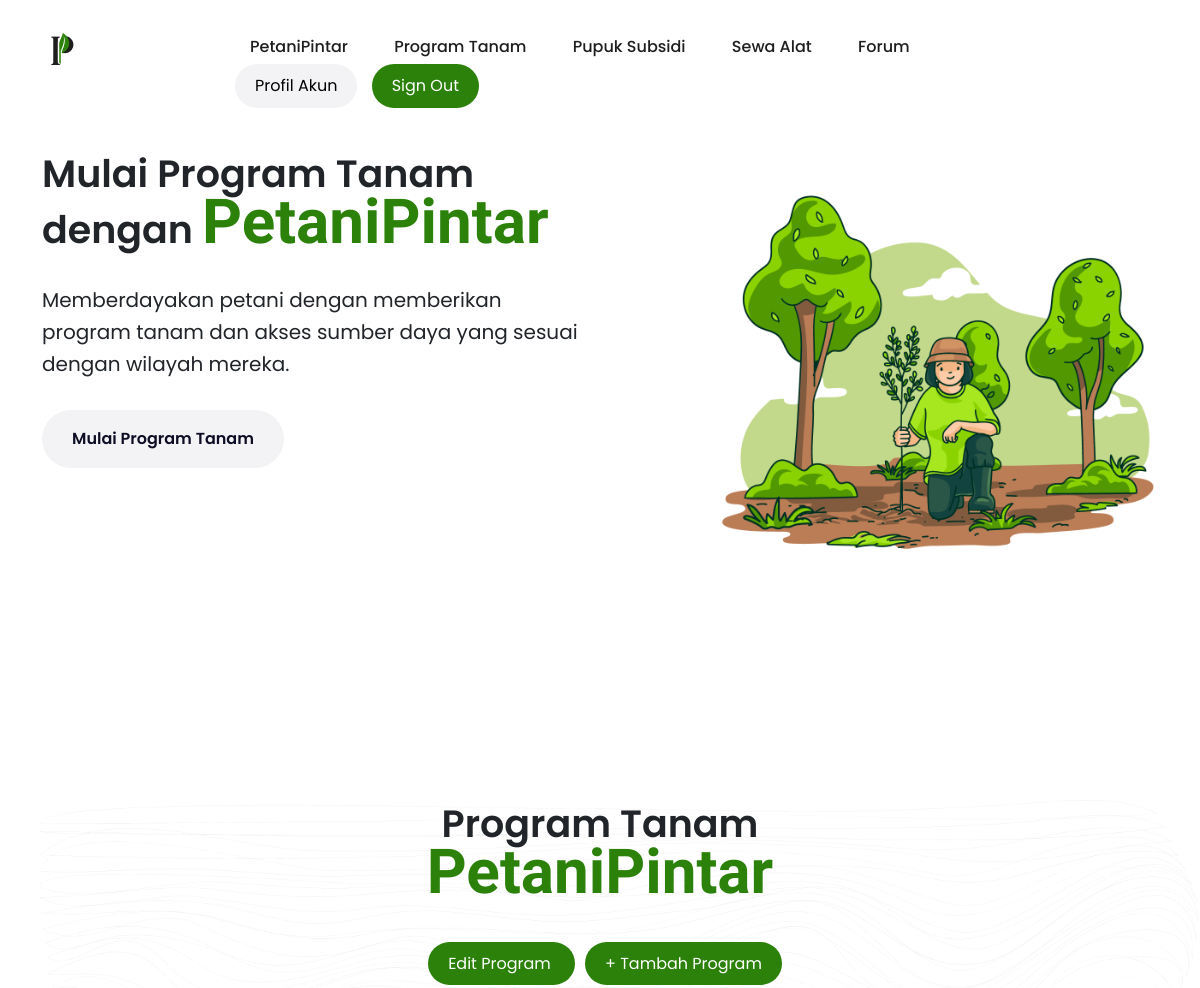
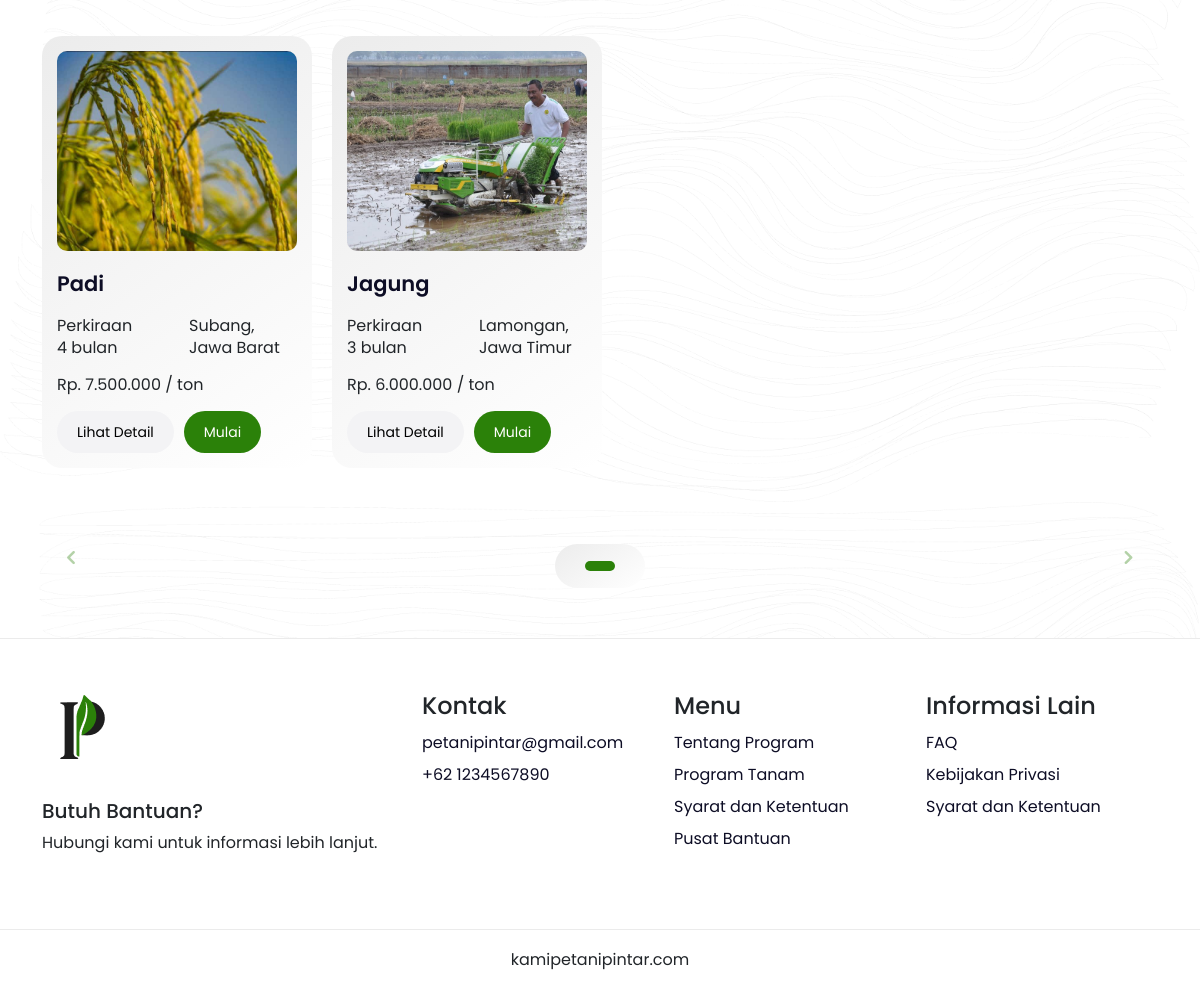
The app's page /program-tanam.php (signed in) with its own data (2 pictures, top to bottom).
### tables this page shows
CREATE TABLE program_tanam (
    id INT AUTO_INCREMENT PRIMARY KEY,
    nama VARCHAR(255) NOT NULL,
    waktu INT NOT NULL,
    daerah VARCHAR(255) NOT NULL,
    hasil DECIMAL(10, 2) NOT NULL,
    gambar VARCHAR(255),
    jumlah INT NOT NULL,
    koordinat VARCHAR(255)
);

### program-tanam.php (the view, shortened to what this page needs)
<!DOCTYPE html>
<html lang="en">
<head>
    <link rel="stylesheet" href="css/swiper-bundle.min.css">
    <link rel="stylesheet" href="css/bootstrap.min.css">
    <link rel="stylesheet" href="style.css">
    <link rel="stylesheet" href="https://unicons.iconscout.com/release/v4.0.0/css/line.css">
</head>
<body class="body-fixed">
    <header class="site-header">
        <div class="container">
            <div class="row">
                <div class="col-lg-2">
                    <div class="header-logo">
                        <a href="menu.php">
                            <img src="image/logo_petanipintar.png" width="40" height="40" alt="Logo">
                        </a>
                    </div>
                </div>
                <div class="col-lg-10">
                    <div class="main-navigation">
                        <nav class="header-menu">
                            <ul class="menu">
                                <li><a href="menu.php">PetaniPintar</a></li>
                                <li><a href="program-tanam.php">Program Tanam</a></li>
                                <li><a href="program-pupuk-subsidi.php">Pupuk Subsidi</a></li>
                                <li><a href="program-sewa-alat.php">Sewa Alat</a></li>
                                <li><a href="#">Forum</a></li>
                                <li>
                                    <button onclick="window.location.href='profile.php'" class="signin">Profil Akun</button>
                                    <button onclick="if(confirm('Apakah Anda yakin ingin keluar?')){window.location.href='login.php';}" class="signup">Sign Out</button>
                                </li>
                            </ul>
                        </nav>
                    </div>
                </div>
            </div>
        </div>
    </header>
    <div id="viewport">
        <div id="js-scroll-content">
            <section class="main-banner" id="about">
                <div class="sec-wp">
                    <div class="container">
                        <div class="row">
                            <div class="col-lg-6">
                                <div class="banner-text">
                                    <h2 class="h2-title">Mulai Program Tanam dengan <span>PetaniPintar</span></h2>
                                    <p>
                                        Memberdayakan petani dengan memberikan program tanam dan akses sumber daya yang sesuai dengan wilayah mereka.                                    </p>
                                    <div class="banner-btn mt-4">
                                        <a href="#program" class="sec-btn">Mulai Program Tanam</a>
                                    </div>
                                </div>
                            </div>
                            <div class="col-lg-6">
                                <div class="banner-img-wp">
                                    <img class="img-rounded" src="image/illustration/program1.png" alt="">
                                </div>
                            </div>
                        </div>
                    </div>
                </div>
            </section>
            <div class="repeat-img" style="background-image: url(image/pattern1_background.png);">
            <section class="default-banner" id="program">
                <div class="sec-wp">
                    <div class="container">
                        <div class="row">
                            <div class="col-lg-12">
                                <div class="sec-title text-center mb-5">
                                    <h2 class="h2-title mb-0">Program Tanam</h2>
                                    <h2 class="h2-title"><span>PetaniPintar</span></h2>
                                </div>
                                <?php
                                if (isset($_SESSION['admin']) && $_SESSION['admin'] == true) {
                                    echo '<div class="text-center mb-5">
                                            <a href="edit-program-tanam.php" class="add">
                                                Edit Program
                                            </a>
                                            <a href="add-program-tanam.php" class="add">
                                                + Tambah Program
                                            </a>
                                        </div>';
                                }
                                ?>
                            </div>
                        </div>
                        <div class="row katalog-tanam-slider">
                            <div class="swiper-wrapper">
                            <?php
                            include("php/config.php");
                            $sql = "SELECT * FROM program_tanam";
                            $result = $con->query($sql);
                            if ($result->num_rows > 0) {
                                while($row = $result->fetch_assoc()) {
                                    $sql_user_program = "SELECT * FROM user_program_tanam WHERE id_user = " . $_SESSION['id'] . " AND id_program_tanam = " . $row["id"];
                                    $result_user_program = $con->query($sql_user_program);
                                    echo '<div class="col-lg-3 swiper-slide">
                                            <div class="katalog-box">
                                                <div style="background-image: url(image/tanaman/' . $row["gambar"] . ');" class="katalog-tanam-img back-img"></div>
                                                <h3 onclick="window.location.href=\'detail-program-tanam.php?id=' . $row["id"] . '\'" class="h3-title">' . $row["nama"] . '</h3>
                                                <div class="row">
                                                    <div class="col-lg-6">
                                                        <p class="p-katalog">Perkiraan<br>' . $row["waktu"] . ' bulan</p>
                                                    </div>
                                                    <div class="col-lg-6">
                                                        <p class="p-katalog">' . $row["daerah"] . '</p>
                                                    </div>
                                                    <p class="p-katalog">Rp. ' . number_format($row["hasil"], 0, ',', '.') . ' / ton</p>
                                                </div>
                                                <div>
                                                    <ul>
                                                        <li>
                                                            <button onclick="window.location.href=\'detail-program-tanam.php?id=' . $row["id"] . '\'" class="signin">Lihat Detail</button>';
                                                            if ($result_user_program->num_rows > 0) {
                                                                echo '<button onclick="window.location.href=\'kirim-hasil-panen.php.php?id=' . $row["id"] . '\'" class="signup">Kirim</button>';
                                                            } else {
                                                                echo '<button onclick="window.location.href=\'mulai-program-tanam.php?id=' . $row["id"] . '\'" class="signup">Mulai</button>';
                                                            }
                                                        echo '</li>
                                                    </ul>
                                                </div>
                                            </div>
                                        </div>';
                                }
                            } else {
                                echo "Tidak ada program tanam yang tersedia saat ini.";
                            }
                            ?>
                            </div>
                            <div class="swiper-button-wp">
                                <div class="swiper-button-prev swiper-button">
                                    <i class="uil uil-angle-left"></i>
                                </div>
                                <div class="swiper-button-next swiper-button">
                                    <i class="uil uil-angle-right"></i>
                                </div>
                            </div>
                            <div class="swiper-pagination"></div>
                        </div>
                    </div>
                </div>
            </section>
        </div>
        <footer class="site-footer" id="help">
                <div class="top-footer section">
                    <div class="sec-wp">
                        <div class="container">
                            <div class="row">
                                <div class="col-lg-4">
                                    <div class="footer-info">
                                        <div class="footer-logo">
                                            <a href="index.php">
                                                <img src="image/petanipintar_logo80.png" alt="Logo">
                                            </a>
                                        </div>
                                        <h5>Butuh Bantuan?</h5>
                                        <a>Hubungi kami untuk informasi lebih lanjut.</a>
                                    </div>
                                </div>
                                <div class="col-lg-8">
                                    <div class="footer-flex-box">
                                        <div class="footer-menu">
                                            <h4 class="h4-title">Kontak</h4>
                                            <ul>
                                                <li><a href="#">petanipintar@gmail.com</a></li>
                                                <li><a href="#">+62 1234567890</a></li>
                                            </ul>
                                        </div>
                                        <div class="footer-menu food-nav-menu">
                                            <h4 class="h4-title">Menu</h4>
                                            <ul class="column-2">
                                                <li><a href="#about">Tentang Program</a></li>
                                                <li><a href="#program">Program Tanam</a></li>
                                                <li><a href="#sdk">Syarat dan Ketentuan</a></li>
                                                <li><a href="#help">Pusat Bantuan</a></li>
                                            </ul>
                                        </div>
                                        <div class="footer-menu">
                                            <h4 class="h4-title">Informasi Lain</h4>
                                            <ul>
                                                <li><a href="#">FAQ</a></li>
                                                <li><a href="#">Kebijakan Privasi</a></li>
                                                <li><a href="#">Syarat dan Ketentuan</a></li>
                                            </ul>
                                        </div>
                                    </div>
                                </div>
                            </div>
                        </div>
                    </div>
                </div>
                <div class="end-footer">
                    <div class="container">
                        <div class="row">
                            <div class="col-lg-12 text-center mb-3">
                                <a>kamipetanipintar.com</a>
                            </div>
                        </div>
                    </div>
                </div>
                </footer>
        </div>
    </div>
</body>
</html>

### records on screen
program_tanam: gambar (picture), nama "Padi", waktu "4", daerah "Subang, Jawa Barat", hasil "7.500.000"
program_tanam: gambar (picture), nama "Jagung", waktu "3", daerah "Lamongan, Jawa Timur", hasil "6.000.000"
